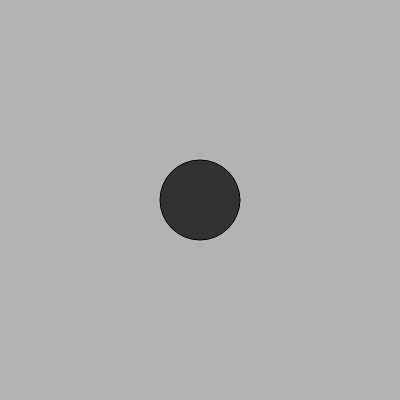
Frame 1 (no input)
Frame 60 (no input): identical to frame 1, image omitted
Frame 120 (the mouse pressed at the canvas centre since frame 60): identical to frame 1, image omitted

The p5.js sketch that drew this single still picture (run headless with seeded random() and noise() and a simulated clock; from frame 60 on, the mouse is pressed at the canvas centre):

// p5.js sketch
// ── sketch.js
function setup() {
  // put setup code here
  createCanvas(400, 400);
}

function draw() {
  // put drawing code here
  background(180);
  fill(50);
  ellipse(height/2, width/2, 80, 80);
}
